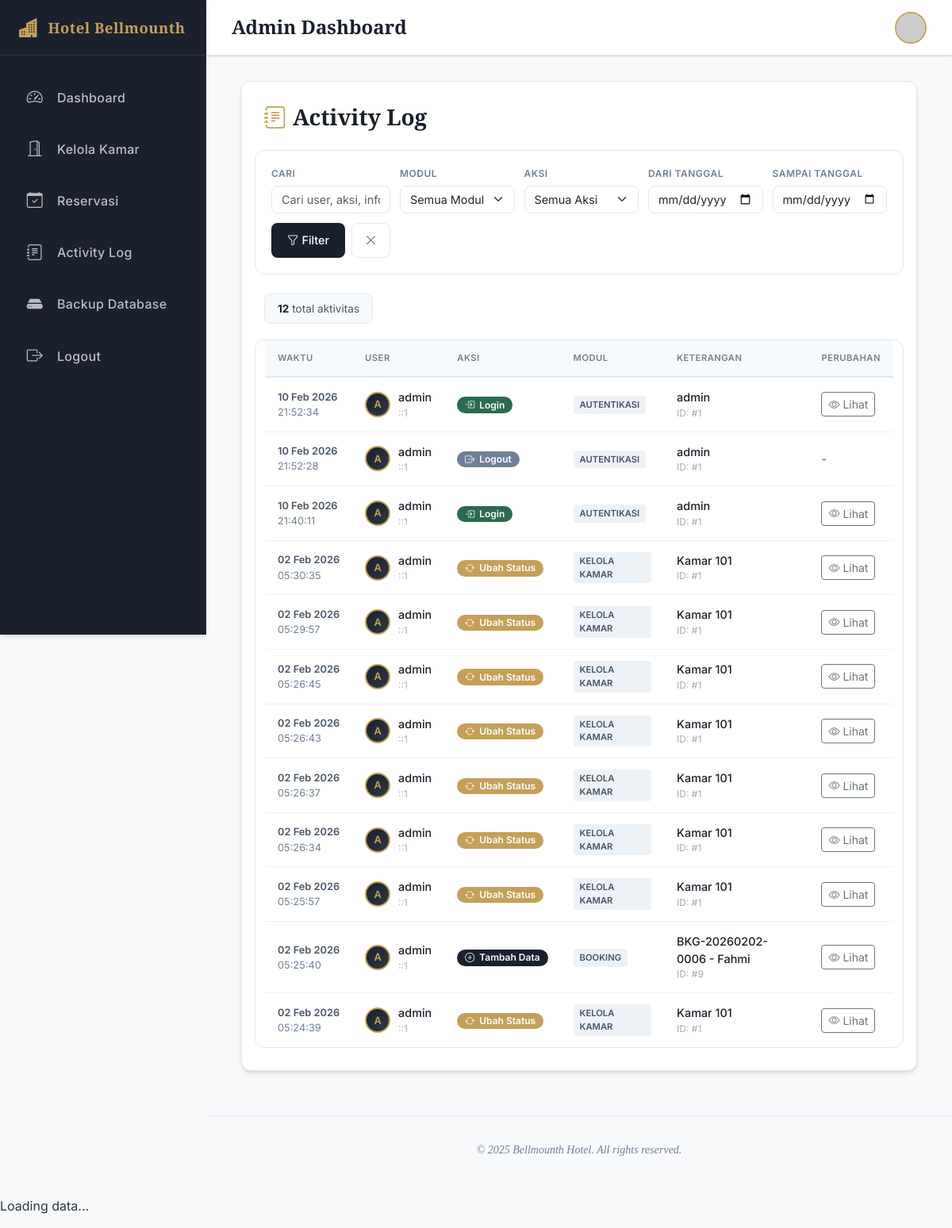
The page /admin/activity_logs.php (signed in) on the database its author committed.
### tables this page shows
CREATE TABLE `activity_logs` (
  `id` int(11) unsigned NOT NULL AUTO_INCREMENT,
  `user_id` int(11) DEFAULT NULL COMMENT 'User who performed the action',
  `username` varchar(100) DEFAULT NULL COMMENT 'Username for display',
  `action` varchar(100) NOT NULL COMMENT 'Action type: login, logout, create, update, delete, status_change, etc',
  `module` varchar(50) NOT NULL COMMENT 'Module name: booking, kamar, room_management, etc',
  `record_id` int(11) DEFAULT NULL COMMENT 'ID of the affected record',
  `record_info` varchar(255) DEFAULT NULL COMMENT 'Brief info about the record (e.g., room number, booking no)',
  `old_value` text DEFAULT NULL COMMENT 'Previous value (JSON format for complex data)',
  `new_value` text DEFAULT NULL COMMENT 'New value (JSON format for complex data)',
  `ip_address` varchar(45) DEFAULT NULL COMMENT 'Client IP address',
  `user_agent` varchar(255) DEFAULT NULL COMMENT 'Browser/client info',
  `created_at` timestamp NOT NULL DEFAULT current_timestamp() COMMENT 'Timestamp of the action',
  PRIMARY KEY (`id`),
  KEY `idx_activity_logs_user_id` (`user_id`),
  KEY `idx_activity_logs_module` (`module`),
  KEY `idx_activity_logs_action` (`action`),
  KEY `idx_activity_logs_created_at` (`created_at`)
);

### lib/activity_logger.php (called while the page is built, shortened)
<?php
function getActivityLogs($connection, $filters = [], $limit = 50, $offset = 0) {
    $where = [];
    $params = [];
    $types = "";
    $whereClause = !empty($where) ? "WHERE " . implode(" AND ", $where) : "";
    $sql = "SELECT * FROM `activity_logs` $whereClause ORDER BY `created_at` DESC LIMIT ? OFFSET ?";
    $params[] = $limit;
    $params[] = $offset;
    $types .= "ii";
    $stmt = mysqli_prepare($connection, $sql);
    if (!empty($params)) {
        mysqli_stmt_bind_param($stmt, $types, ...$params);
    }
    mysqli_stmt_execute($stmt);
    $result = mysqli_stmt_get_result($stmt);
    $logs = [];
    while ($row = mysqli_fetch_assoc($result)) {
        $logs[] = $row;
    }
    return $logs;
}
function countActivityLogs($connection, $filters = []) {
    $where = [];
    $whereClause = !empty($where) ? "WHERE " . implode(" AND ", $where) : "";
    $sql = "SELECT COUNT(*) as total FROM `activity_logs` $whereClause";
    $stmt = mysqli_prepare($connection, $sql);
    mysqli_stmt_execute($stmt);
    $result = mysqli_stmt_get_result($stmt);
    $row = mysqli_fetch_assoc($result);
    return (int)($row['total'] ?? 0);
}
function getActionLabel($action) {
    $labels = [
        'login' => 'Login',
        'logout' => 'Logout',
        'create' => 'Tambah Data',
        'update' => 'Update Data',
        'delete' => 'Hapus Data',
        'status_change' => 'Ubah Status',
        'view' => 'Lihat Data',
        'checkout' => 'Check-Out',
        'checkin' => 'Check-In',
        'confirm' => 'Konfirmasi',
        'cancel' => 'Batal',
        'payment' => 'Pembayaran',
    ];
    return $labels[$action] ?? ucfirst(str_replace('_', ' ', $action));
}
function getModuleLabel($module) {
    $labels = [
        'auth' => 'Autentikasi',
        'reservasi' => 'Reservasi',
        'kamar' => 'Kamar',
        'room_management' => 'Kelola Kamar',
        'tipe_kamar' => 'Tipe Kamar',
        'user' => 'User',
        'system' => 'Sistem',
    ];
    return $labels[$module] ?? ucfirst(str_replace('_', ' ', $module));
}
function getActionBadgeClass($action) {
    $colors = [
        'login' => 'bg-success',
        'logout' => 'bg-secondary',
        'create' => 'bg-primary',
        'update' => 'bg-info',
        'delete' => 'bg-danger',
        'status_change' => 'bg-warning text-dark',
        'checkout' => 'bg-success',
        'checkin' => 'bg-primary',
        'confirm' => 'bg-info',
        'cancel' => 'bg-danger',
        'payment' => 'bg-success',
    ];
    return $colors[$action] ?? 'bg-secondary';
}
function getActionIcon($action) {
    $icons = [
        'login' => 'bi-box-arrow-in-right',
        'logout' => 'bi-box-arrow-right',
        'create' => 'bi-plus-circle',
        'update' => 'bi-pencil',
        'delete' => 'bi-trash',
        'status_change' => 'bi-arrow-repeat',
        'checkout' => 'bi-door-open',
        'checkin' => 'bi-door-closed',
        'confirm' => 'bi-check-circle',
        'cancel' => 'bi-x-circle',
        'payment' => 'bi-credit-card',
        'view' => 'bi-eye',
    ];
    return $icons[$action] ?? 'bi-activity';
}
?>

### admin/activity_logs.php (the view, shortened to what this page needs)
<?php
require_once '../config/database.php';
require_once '../lib/activity_logger.php';
$filters = [];
$page = max(1, (int)($_GET['page'] ?? 1));
$perPage = 25;
$offset = ($page - 1) * $perPage;
$logs = getActivityLogs($connection, $filters, $perPage, $offset);
$totalLogs = countActivityLogs($connection, $filters);
?>
<?php include '../views/'.$THEME.'/header.php'; ?>
<?php include '../views/'.$THEME.'/sidebar.php'; ?>
<?php include '../views/'.$THEME.'/topnav.php'; ?>
<?php include '../views/'.$THEME.'/upper_block.php'; ?>
<div class="activity-header">
    <h2 class="activity-title"><i class="bi bi-journal-text me-2"></i>Activity Log</h2>
</div>
<div class="filter-card">
    <form method="GET" class="filter-row">
        <div class="filter-group">
            <label>Cari</label>
            <input type="text" name="search" class="form-control" placeholder="Cari user, aksi, info..."
                   value="<?= htmlspecialchars($_GET['search'] ?? '') ?>">
        </div>
        <div class="filter-group" style="min-width: 130px;">
            <label>Modul</label>
            <select name="module" class="form-select">
                <option value="">Semua Modul</option>
            </select>
        </div>
        <div class="filter-group" style="min-width: 130px;">
            <label>Aksi</label>
            <select name="action" class="form-select">
                <option value="">Semua Aksi</option>
            </select>
        </div>
        <div class="filter-group" style="min-width: 140px;">
            <label>Dari Tanggal</label>
            <input type="date" name="date_from" class="form-control"
                   value="<?= htmlspecialchars($_GET['date_from'] ?? '') ?>">
        </div>
        <div class="filter-group" style="min-width: 140px;">
            <label>Sampai Tanggal</label>
            <input type="date" name="date_to" class="form-control"
                   value="<?= htmlspecialchars($_GET['date_to'] ?? '') ?>">
        </div>
        <div class="filter-buttons">
            <button type="submit" class="btn-filter"><i class="bi bi-funnel me-1"></i>Filter</button>
            <a href="activity_logs.php" class="btn-reset"><i class="bi bi-x-lg"></i></a>
        </div>
    </form>
</div>
<div class="stats-summary">
    <span class="stat-badge"><strong><?= number_format($totalLogs) ?></strong> total aktivitas</span>
</div>
<div class="activity-table-container">
    <?php if (count($logs) > 0): ?>
    <table class="activity-table">
        <thead>
            <tr>
                <th>Waktu</th>
                <th>User</th>
                <th>Aksi</th>
                <th>Modul</th>
                <th>Keterangan</th>
                <th>Perubahan</th>
            </tr>
        </thead>
        <tbody>
            <?php foreach ($logs as $log): ?>
            <tr>
                <td>
                    <div class="activity-time">
                        <span class="date"><?= date('d M Y', strtotime($log['created_at'])) ?></span>
                        <?= date('H:i:s', strtotime($log['created_at'])) ?>
                    </div>
                </td>
                <td>
                    <div class="activity-user">
                        <div class="user-avatar">
                            <?= strtoupper(substr($log['username'] ?? 'S', 0, 1)) ?>
                        </div>
                        <div>
                            <div class="user-name"><?= htmlspecialchars($log['username'] ?? 'System') ?></div>
                            <div class="user-ip"><?= htmlspecialchars($log['ip_address'] ?? '-') ?></div>
                        </div>
                    </div>
                </td>
                <td>
                    <span class="activity-action badge <?= getActionBadgeClass($log['action']) ?>">
                        <i class="bi <?= getActionIcon($log['action']) ?>"></i>
                        <?= getActionLabel($log['action']) ?>
                    </span>
                </td>
                <td>
                    <span class="activity-module"><?= getModuleLabel($log['module']) ?></span>
                </td>
                <td>
                    <?php if ($log['record_info']): ?>
                    <div class="activity-record"><?= htmlspecialchars($log['record_info']) ?></div>
                    <?php endif; ?>
                    <?php if ($log['record_id']): ?>
                    <div class="activity-record-id">ID: #<?= $log['record_id'] ?></div>
                    <?php endif; ?>
                </td>
                <td>
                    <?php if ($log['old_value'] || $log['new_value']): ?>
                    <button type="button" class="btn btn-sm btn-outline-secondary"
                            data-bs-toggle="modal" data-bs-target="#detailModal<?= $log['id'] ?>">
                        <i class="bi bi-eye"></i> Lihat
                    </button>
                    <?php else: ?>
                    <span class="text-muted">-</span>
                    <?php endif; ?>
                </td>
            </tr>
            <?php endforeach; ?>
        </tbody>
    </table>
    <?php endif; ?>
</div>
<?php include '../views/'.$THEME.'/lower_block.php'; ?>
<?php include '../views/'.$THEME.'/footer.php'; ?>

### assets/default/css/style.css (style rules this page uses)
:root { --primary-color: #1A202C; --secondary-color: #718096; --accent-color: #C5A059; --accent-hover: #B08D46; --success-color: #38a169; --danger-color: #e53e3e; --warning-color: #dd6b20; --info-color: #3182ce; --light-color: #F7FAFC; --dark-color: #1A202C; --sidebar-width: 260px; --sidebar-collapsed-width: 80px; --transition-speed: 0.3s; --body-bg: #F8F9FA; --card-bg: #FFFFFF; --text-color: #2D3748; --text-muted: #718096; --border-color: #E2E8F0; --shadow-sm: 0 1px 3px 0 rgba(0, 0, 0, 0.1), 0 1px 2px 0 rgba(0, 0, 0, 0.06); --shadow: 0 4px 6px -1px rgba(0, 0, 0, 0.1), 0 2px 4px -1px rgba(0, 0, 0, 0.06); --shadow-lg: 0 10px 15px -3px rgba(0, 0, 0, 0.1), 0 4px 6px -2px rgba(0, 0, 0, 0.05); }
* { margin: 0; padding: 0; box-sizing: border-box; }
body { font-family: "Inter", sans-serif; background-color: var(--body-bg); color: var(--text-color); line-height: 1.5; }
h1, h2, h3, h4, h5, h6 { font-family: "Playfair Display", serif; color: var(--primary-color); font-weight: 700; }
.user-avatar { width: 40px; height: 40px; border-radius: 50%; object-fit: cover; cursor: pointer; border: 2px solid var(--accent-color); }
.badge.bg-success { background-color: #2D6A4F !important; }
.badge.bg-warning { background-color: var(--accent-color) !important; color: white !important; }
.badge.bg-primary { background-color: var(--primary-color) !important; }
.badge.bg-secondary { background-color: #718096 !important; }

### rows shown on the page
activity_logs: created_at "10 Feb 2026", created_at "21:52:34", username "A", username "admin", ip_address "::1", action "Login", module "AUTENTIKASI", record_info "admin", record "1"
activity_logs: created_at "10 Feb 2026", created_at "21:52:28", username "A", username "admin", ip_address "::1", action "Logout", module "AUTENTIKASI", record_info "admin", record "1"
activity_logs: created_at "10 Feb 2026", created_at "21:40:11", username "A", username "admin", ip_address "::1", action "Login", module "AUTENTIKASI", record_info "admin", record "1"
activity_logs: created_at "02 Feb 2026", created_at "05:30:35", username "A", username "admin", ip_address "::1", action "Ubah Status", module "KELOLA KAMAR", record_info "Kamar 101", record "1"
activity_logs: created_at "02 Feb 2026", created_at "05:29:57", username "A", username "admin", ip_address "::1", action "Ubah Status", module "KELOLA KAMAR", record_info "Kamar 101", record "1"
activity_logs: created_at "02 Feb 2026", created_at "05:26:45", username "A", username "admin", ip_address "::1", action "Ubah Status", module "KELOLA KAMAR", record_info "Kamar 101", record "1"
activity_logs: created_at "02 Feb 2026", created_at "05:26:43", username "A", username "admin", ip_address "::1", action "Ubah Status", module "KELOLA KAMAR", record_info "Kamar 101", record "1"
activity_logs: created_at "02 Feb 2026", created_at "05:26:37", username "A", username "admin", ip_address "::1", action "Ubah Status", module "KELOLA KAMAR", record_info "Kamar 101", record "1"
activity_logs: created_at "02 Feb 2026", created_at "05:26:34", username "A", username "admin", ip_address "::1", action "Ubah Status", module "KELOLA KAMAR", record_info "Kamar 101", record "1"
activity_logs: created_at "02 Feb 2026", created_at "05:25:57", username "A", username "admin", ip_address "::1", action "Ubah Status", module "KELOLA KAMAR", record_info "Kamar 101", record "1"
activity_logs: created_at "02 Feb 2026", created_at "05:25:40", username "A", username "admin", ip_address "::1", action "Tambah Data", module "BOOKING", record_info "BKG-20260202-0006 - Fahmi", record "9"
activity_logs: created_at "02 Feb 2026", created_at "05:24:39", username "A", username "admin", ip_address "::1", action "Ubah Status", module "KELOLA KAMAR", record_info "Kamar 101", record "1"

### other values the page prints
$_SESSION['username'] "Admin"
$totalLogs "12"
